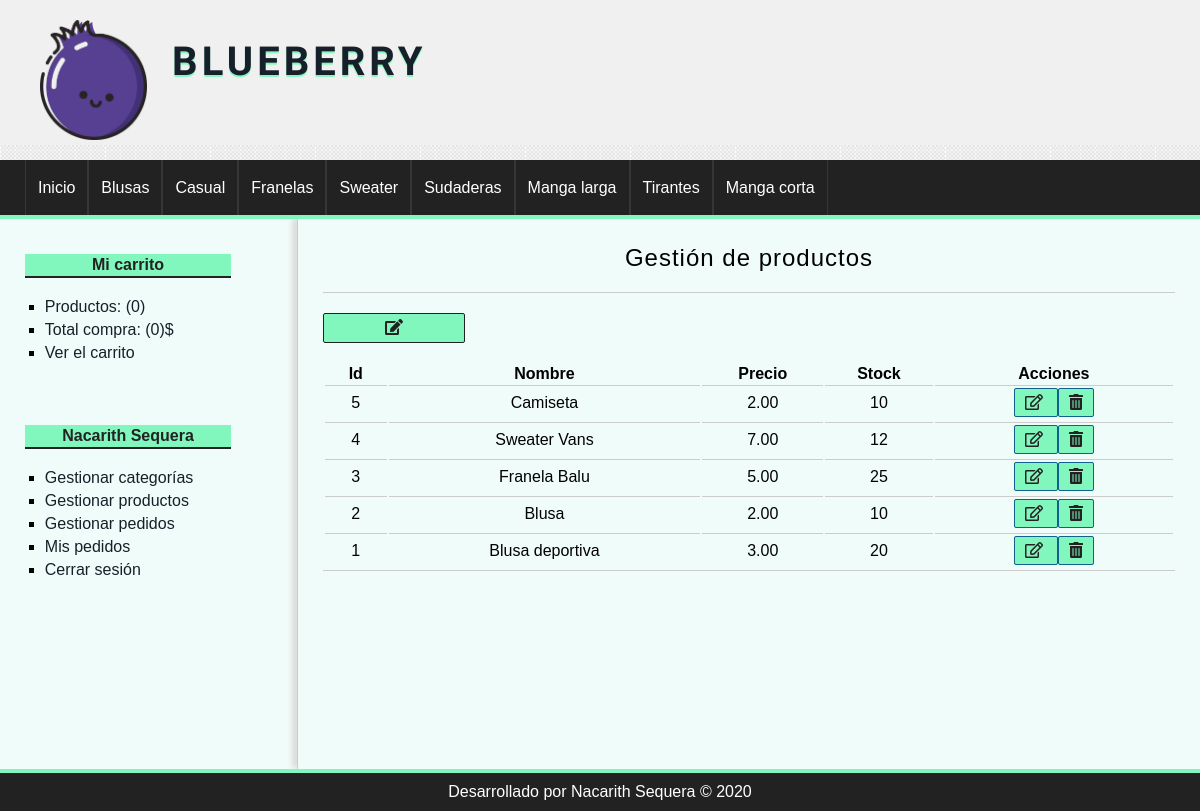
Page /Producto/gestion (signed in) on the committed database.
### tables this page shows
CREATE TABLE IF NOT EXISTS `categorias` (
  `id` int(255) NOT NULL AUTO_INCREMENT,
  `nombre` varchar(100) NOT NULL,
  PRIMARY KEY (`id`)
);

CREATE TABLE IF NOT EXISTS `productos` (
  `id` int(255) NOT NULL AUTO_INCREMENT,
  `categoria_id` int(255) NOT NULL,
  `nombre` varchar(100) NOT NULL,
  `descripcion` text DEFAULT NULL,
  `precio` float(100,2) NOT NULL,
  `stock` int(255) NOT NULL,
  `oferta` varchar(2) DEFAULT NULL,
  `fecha` date NOT NULL,
  `imagen` varchar(255) DEFAULT NULL,
  PRIMARY KEY (`id`),
  KEY `fk_producto_categoria` (`categoria_id`)
);

### config/db.php (called while the page is built)
<?php
class Database
{
	static function connect()
	{
		$db = new mysqli('localhost', 'root', '', 'tienda');
		$db->query("SET NAMES 'utf8'");
		return $db;
	}
}
 ?>

### helpers/utils.php (called while the page is built, shortened)
<?php
class Utils{
	public static function showCategorias(){
		require_once 'models/categoria.php';
		$categoria = new Categoria();
		$categorias = $categoria->getAll();
		return $categorias;
	}
}

### models/categoria.php (called while the page is built, shortened)
<?php
class Categoria{
	private $db;
	public function __construct() {
		$this->db = Database::connect();
	}
	public function getAll(){
		$categorias = $this->db->query("SELECT * FROM categorias ORDER BY id DESC;");
		return $categorias;
	}
}

### controllers/ProductoController.php (called while the page is built, shortened)
<?php
require_once 'models/producto.php';
class productoController{
	public function gestion(){
		$producto = new Producto();
		$productos = $producto->getAll();
		require_once 'views/producto/gestion.php';
	}
}

### models/producto.php (called while the page is built, shortened)
<?php
class Producto{
	private $db;
	public function __construct() {
		$this->db = Database::connect();
	}
	public function getAll(){
		$productos = $this->db->query("SELECT * FROM productos ORDER BY id DESC");
		return $productos;
	}
}

### views/producto/gestion.php (the view, shortened to what this page needs)
<h1>Gestión de productos</h1>
<a href="<?=base_url?>producto/crear" class="button-small ">
   <i class="descrip fas fa-edit" title="Crear producto"></i>
</a>
<table>
	<tr>
		<th>Id</th>
		<th>Nombre</th>
		<th>Precio</th>
		<th>Stock</th>
		<th>Acciones</th>
    </tr>
<?php  while($prod = $productos->fetch_object()) : ?>
	<tr>
		<td><?=$prod->id;?></td>
		<td><?=$prod->nombre;?></td>
		<td><?=$prod->precio;?></td>
		<td><?=$prod->stock;?></td>
		<td>
			<a href="<?=base_url?>producto/editar&id=<?=$prod->id?>" class="button acciones"><i class="far fa-edit" title="Editar"></i> </a>
			<a href="<?=base_url?>producto/eliminar&id=<?=$prod->id?>" class="button acciones"><i class="fas fa-trash-alt"></i> </a>
		</td>
    </tr>
<?php endwhile;?>
</table>

### views/layout/header.php (shortened to what this page needs)
<!DOCTYPE html>
<html lang="es">
<head>
	<link rel="stylesheet" href="<?=base_url?>assets/css/styles.css">
</head>
<body>
	<header id="header">
		<div id="logo">
			<img src="<?=base_url?>assets/img/blueb.png" alt="Logo Blueberry" />
			<a href="index.php" class="mora">
				Blueberry
			</a>
		</div>
	</header>
	<?php $categorias = Utils::showCategorias();?>
	<nav id="menu">
		<ul>
			<li><a href="<?=base_url?>">Inicio</a></li>
			<?php while($cat = $categorias->fetch_object()): ?>
			<li><a href="<?=base_url?>categoria/ver&id=<?=$cat->id?>"><?=$cat->nombre?></a></li>
		    <?php endwhile; ?>
		</ul>
	</nav>
    <div id="content">

### assets/css/styles.css (style rules this page uses)
* { padding: 0px; margin: 0px; font-family: sans-serif, Helvetica, Arial; }
body { background: url(../img/bg.png); }
a { color: #17202A; text-decoration: none; }
table { text-align: center; width: 100%; border-bottom: 1px solid #ccc; }
td { border-top: 1px solid #ccc; padding: 8px; }
#header { height: 145px; background: #F0F0F0; }
#logo { padding: 20px; margin-left: 20px; float:left; }
#logo img { float:left; height: 120px; }
#logo a { float:left; font-size: 40px; letter-spacing: 4px; text-transform: uppercase; color: #17202A; font-weight: bold; text-decoration: none; margin-top: 18px; margin-left: 25px; text-shadow: 0px 2px 1px #81F7BE; transition: all 300ms; font-family: 'Piedra', cursive; }
#menu { clear:both; background: #222; color: white; height: 55px; border-bottom: 4px solid #81F7BE; }
#menu ul { list-style: none; text-decoration: none; margin: 0px auto; margin-left: 25px; }
#menu ul li { line-height: 55px; float:left; border-right: 1px solid #363636; text-decoration: none; }
#menu a { display: block; color: white; text-decoration: none; padding-left: 12px; padding-right: 12px; transition: all 300ms; }
#menu a:first-child { border-left: 1px solid #363636; }
#content { margin: 0px auto; overflow: hidden; background: #F0FCF9; }
input[type="button"], input[type="submit"], button, .button { display: block; border-radius: 2px; width: auto; padding: 5px; padding-left: 10px; padding-right: 10px; color: #222; background: #81F7BE; font-weight: bold; border: 1px solid #11608E; cursor:pointer; }
.button { background: #81F7BE; color: #222 !important; text-decoration: none; }
.button-small { width: 120px; text-align: center; margin-bottom: 20px; color: #222 !important; text-decoration: none; display: block; border-radius: 2px; padding: 5px; padding-left: 10px; padding-right: 10px; color: #222; background: #81F7BE; border: 1px solid #222; cursor:pointer; font-family: Helvetica; }
.acciones { width: 90px; display: inline; font-weight: bold; }
#central h1 { font-size: 24px; font-weight: normal; letter-spacing: 1px; text-align: center; border-bottom: 1px solid #ccc; margin-bottom: 20px; padding: 20px; padding-top: 0px; }

### rows in the picture
categorias: nombre "Blusas"
categorias: nombre "Casual"
categorias: nombre "Franelas"
categorias: nombre "Sweater"
categorias: nombre "Sudaderas"
categorias: nombre "Manga larga"
categorias: nombre "Tirantes"
categorias: nombre "Manga corta"
productos: id "5", nombre "Camiseta", precio "2.00", stock "10"
productos: id "4", nombre "Sweater Vans", precio "7.00", stock "12"
productos: id "3", nombre "Franela Balu", precio "5.00", stock "25"
productos: id "2", nombre "Blusa", precio "2.00", stock "10"
productos: id "1", nombre "Blusa deportiva", precio "3.00", stock "20"

### other values in the picture
$stats['count'] "0"
$stats['total'] "0"
$_SESSION['identity']->nombre "Nacarith"
$_SESSION['identity']->apellidos "Sequera"
